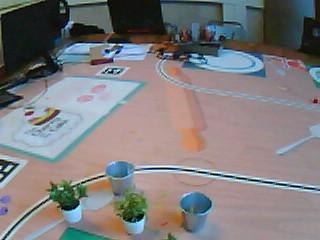
#> input picture Vision/DataTest/Data.class/00000.jpg, 320 x 240 px
$ python -i arucostraight.py   (imports and definitions only)
#> lines starting #> are read from the running program, lines starting #| are printed output that depends on the picture
#> further down, picture is the input picture: shape (240, 320, 3); mean B, G, R 125, 123.7, 126.1
import math
import cv2 as cv
import numpy as np
import json


class staticvariables:

    extremiteupleft = None
    extremitedownleft = None
    extremitedownright = None
    extremiteupright = None


# [25 lines left out: functions checkcerise, roundnumbers, not called in this run]


def chiffreCoordonnee(x, y):
    return [int(round(x // 255)), int(round(x % 255)), int(round(y // 255)), int(round(y % 255))]


# [53 lines left out: functions checkOverlap, couleur, getvuededessus, calculatecenetofmultiplegateau, not called in this run]


def calculatecenterofqr(point1, point2):
    return ((point1[0]+point2[0])/2, (point1[1]+point2[1])/2)


# [22 lines left out: function calculatecenterofgateau, not called in this run]


def calculateextremite(aruco, resIds, resPos, side):
    if (resIds.__contains__(aruco)):
        point = resPos[resIds.index(aruco)][side]

        return [int(x) for x in point]


def calculatedistancebetween2points(point1, point2):
    return math.sqrt(math.pow(point1[0]-point2[0], 2)+math.pow(point1[1]-point2[1], 2))


def arucodetection(img, marker_size=4, total_markers=250, draw=True):
#> called with marker_size = 4, total_markers = 250, draw = True
    gray = cv.cvtColor(img, cv.COLOR_BGR2GRAY)
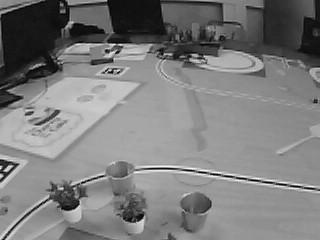
#> gray: shape (240, 320); min 1, max 252, mean 124.6
    key = getattr(
        cv.aruco, f'DICT_{marker_size}X{marker_size}_{total_markers}')
    arucoDict = cv.aruco.Dictionary_get(key)
    arucoParam = cv.aruco.DetectorParameters_create()
    bbox, ids, _ = cv.aruco.detectMarkers(
        gray, arucoDict, parameters=arucoParam)
#> bbox = (); ids = None
    resPos = []
    resIds = []

    j = 0

    for i in bbox:
        j = j+1
        if (cv.contourArea(i) > 0):
            resPos.append(i[0])
            resIds.append(ids[j-1][0])
#> this loop made 0 passes
#> after the loop, j = 0; resIds = []; resPos = []

    if (draw):

        for i in resPos:

            # print(i)

            for j in range(len(i)):
                f = tuple([int(x) for x in i[j]])
                if (j == 3):
                    g = tuple([int(x) for x in i[0]])
                else:
                    g = tuple([int(x) for x in i[j+1]])

                cv.circle(img, f, 1, (0, 0, 255), 5)

                cv.line(img, f, g, (255, 0, 0), 5)
    return (resPos, resIds)


def checkPointEgal(point1, point2):
    return ((math.fabs(round(point1[0]) - round(point2[0]))) < 10) and (math.fabs((round(point1[1]) - round(point2[1]))) < 10)


# [17 lines left out: function combinePos, not called in this run]


def findAruco(img, marker_size=4, total_markers=250, draw=True):

    resPos, resIds = arucodetection(img, draw=True)
#> resPos = []; resIds = []
    # downright
    arucoIddownright = 23
    if (calculateextremite(
            arucoIddownright, resIds, resPos, 2) != None):
        staticvariables.extremitedownright = calculateextremite(
            arucoIddownright, resIds, resPos, 2)

    # downleft
    arucoIddownleft = 22
    if (calculateextremite(
            arucoIddownleft, resIds, resPos, 3) != None):
        staticvariables.extremitedownleft = calculateextremite(
            arucoIddownleft, resIds, resPos, 3)

    # upright
    arucoIdupright = 21
    if (calculateextremite(
            arucoIdupright, resIds, resPos, 1) != None):
        staticvariables.extremiteupright = calculateextremite(
            arucoIdupright, resIds, resPos, 1)

    # upleft
    arucoIdupleft = 20
    if (calculateextremite(
            arucoIdupleft, resIds, resPos, 0) != None):
        staticvariables.extremiteupleft = calculateextremite(
            arucoIdupleft, resIds, resPos, 0)

    if ((staticvariables.extremiteupleft != None) and (staticvariables.extremiteupright != None) and (staticvariables.extremitedownleft != None) and (staticvariables.extremitedownright != None)):

        dst, resPos1 = getvuededessus(img, staticvariables.extremiteupleft, staticvariables.extremiteupright,
                                      staticvariables.extremitedownleft, staticvariables.extremitedownright, resPos)

        # apply filters here
        #dst = cv.GaussianBlur(dst, (5, 5), 0)

        #dst = cv.erode(dst, kernel, iterations=1)
        #dst = cv.dilate(dst, kernel, iterations=1)

        resPos2, resIds2 = arucodetection(dst,)
        resPos, resIds = combinePos(resPos1, resPos2, resIds, resIds2)

    else:
        dst = img

        print({'error': "cant calculate the cakes' positions"})
        return img
    if (1):
        tableaufinal = []
        res = {}
        foundvert = False
        foundbleu = False
        res['gateaux'] = []
        for i in range(resPos.__len__()):
            if ((resIds[i] >= 1) and (resIds[i] <= 5)):
                t, z = calculatecenterofqr(
                    resPos[i][0], resPos[i][2])
                res["equipe bleue"] = (t, z)
                tableaufinal.append([chiffreCoordonnee(t, z), 0])
                foundbleu = True

            if ((resIds[i] >= 6) and (resIds[i] <= 10)):
                t, z = calculatecenterofqr(
                    resPos[i][0], resPos[i][2])
                res["equipe verte"] = (t, z)
                tableaufinal.append([chiffreCoordonnee(t, z), 1])
                foundvert = True

        if foundbleu == False:
            res["equipe bleue"] = (-1, -1)
            tableaufinal.append([-1, -1, 0])
        if foundvert == False:
            res["equipe verte"] = (-1, -1)
            tableaufinal.append([-1, -1, 1])

        for i in range(resPos.__len__()):

            t, z = calculatecenterofqr(
                resPos[i][0], resPos[i][2])

            x, y = calculatecenetofmultiplegateau(resPos[i], resIds[i], dst)
            if (resIds[i] == 47 or resIds[i] == 13 or resIds[i] == 36):
                tableaufinal.append(
                    [chiffreCoordonnee(x, y)[0], chiffreCoordonnee(x, y)[1], couleur(resIds[i])+checkcerise((round(x), round(y)), dst)])
                res['gateaux'].append({'centre': [x, y],
                                       'couleur': couleur(resIds[i]),

                                       'cerise': checkcerise((round(x), round(y)), dst)})
        l = []
        for i in range(len(tableaufinal)):  # Traversing through the main list
            # Traversing through each sublist

            for j in range(len(tableaufinal[i])):

                l.append(tableaufinal[i][j])
        print(l)
        print(res)
        return dst

'''

img = cv.imread("C://Users//Admin//Desktop//VCSpython//yyy.jpeg")
# finding aruco tag from photo
# resizing affects aruco detection

#img = cv.resize(img, None, fx=3, fy=3)
#img = cv.GaussianBlur(img, (5, 5), 0)

dst = findAruco(img=img)

cv.imshow("aruco", dst)
#cv.imshow("gateau", dst)
cv.imwrite("C://Users//Admin//Desktop//VCSpython//testaruco.png", img)
cv.waitKey(0)
'''
'''
# fndiing aruco tag from video
import time


# Initialize the Picamera and numpy array
with picamera.PiCamera() as camera:
    camera.resolution = (2400, 2400)
    camera.framerate=5
    with picamera.array.PiRGBArray(camera) as output:
        # Allow the camera to warm up
        #camera.start_preview()
        time.sleep(2)

        # Capture an image from the camera and process it with OpenCV
        camera.capture(output, format="bgr")
        image = output.array

        dst=findAruco(img=image)
        dst = cv.resize(dst,(800,800))
        cv.imshow('Gray Image', dst)
        cv.waitKey(0)
'''
import cv2
import numpy as np
import picamera
import picamera.array
import time
# Initialize the Picamera and numpy array
# [30 lines not run here, left out]


'''
while (1):
    _, frame = cam.read()
    findAruco(frame)

    cv.imshow('aruco', frame)

    k = cv.waitKey(10)
    if k == ord('q'):
        break
cam.release()
'''
# [1 line not run here, left out]

>>> import cv2
>>> picture = cv2.imread('DataTest/Data.class/00000.jpg')
>>> result = findAruco(picture)

$ run again, on Vision/DataTest/Data.class/00001.jpg
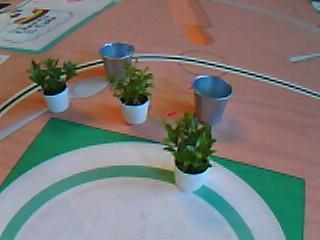
#> input picture Vision/DataTest/Data.class/00001.jpg, 320 x 240 px
#> picture is the input picture: shape (240, 320, 3); mean B, G, R 119, 122.1, 124.1
#> in arucodetection, `gray = cv.cvtColor(img, cv.COLOR_BGR2GRAY)`:
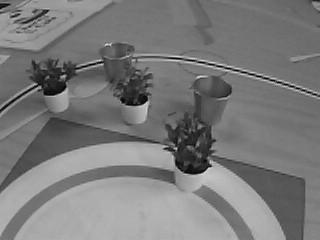
#> gray: shape (240, 320); min 1, max 219, mean 122.4
#> bbox = (); ids = None
#> after the loop in arucodetection, `for i in bbox:`: j = 0; resIds = []

$ run again, on Vision/DataTest/Data.class/00005.jpg
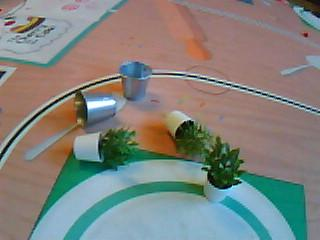
#> input picture Vision/DataTest/Data.class/00005.jpg, 320 x 240 px
#> picture is the input picture: shape (240, 320, 3); mean B, G, R 125.5, 130.3, 128.9
#> in arucodetection, `gray = cv.cvtColor(img, cv.COLOR_BGR2GRAY)`:
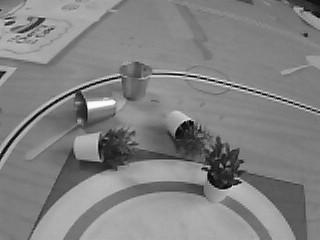
#> gray: shape (240, 320); min 0, max 254, mean 129.3
#> bbox = (); ids = None
#> after the loop in arucodetection, `for i in bbox:`: j = 0; resIds = []

$ run again, on Vision/DataTest/Data.class/00006.jpg
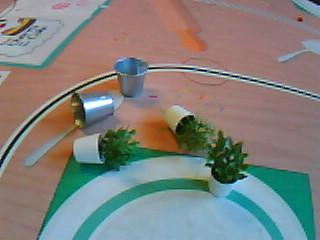
#> input picture Vision/DataTest/Data.class/00006.jpg, 320 x 240 px
#> picture is the input picture: shape (240, 320, 3); mean B, G, R 124.9, 128.6, 128.9
#> in arucodetection, `gray = cv.cvtColor(img, cv.COLOR_BGR2GRAY)`:
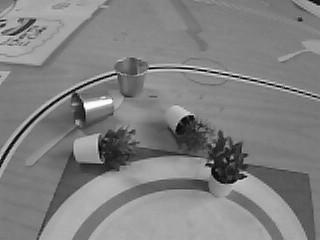
#> gray: shape (240, 320); min 0, max 254, mean 128.3
#> bbox = (); ids = None
#> after the loop in arucodetection, `for i in bbox:`: j = 0; resIds = []
